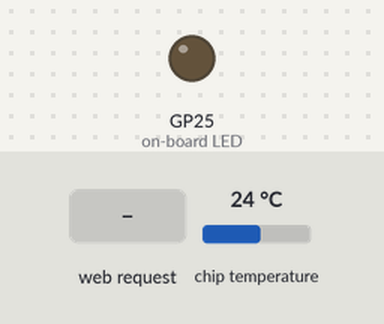
The program below on a simulated Raspberry Pi Pico running MicroPython. On the bench: output pins drawn as LEDs (lit = HIGH). Inputs (shaded band) come from the test bench; at power-on: chip temperature 24 °C. WiFi joins after 1.5 s; what the program prints to the serial console is not drawn.

Above: at 3.2 s.
3.3 s: HTTP request GET /lighton? received
At 4.5 s:
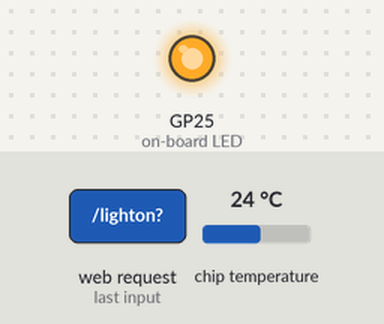
4.8 s: HTTP request GET /lightoff? received
At 5.8 s:
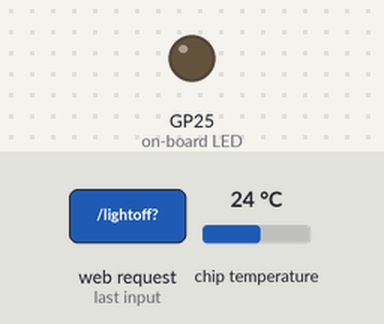
Timing chart, 0 to 7.8 s (numbered marks = the images above; inputs shaded):
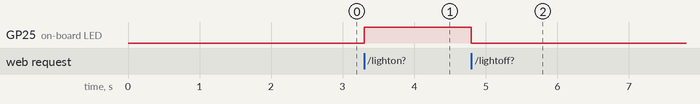

The program:

web-pico-led.py
```python
# 필요한 모듈을 가져옵니다.
import network  # 네트워크 연결에 필요한 모듈
import socket  # 소켓 통신에 필요한 모듈
from time import sleep  # 잠시 멈춤을 위해 사용하는 모듈
from picozero import pico_temp_sensor, pico_led  # Pico에서 온도 센서와 LED 제어 모듈
import machine  # 하드웨어 제어를 위한 모듈

# Wi-Fi 네트워크 정보 (SSID와 비밀번호 설정)
ssid = '####' # 와이파이 이름 입력
password = '####' # 와이파이 비밀번호

def connect():
    # Wi-Fi에 연결하는 함수
    wlan = network.WLAN(network.STA_IF)  # WLAN 인터페이스 생성 (STA 모드)
    wlan.active(True)  # WLAN 활성화
    wlan.connect(ssid, password)  # 설정된 Wi-Fi 네트워크에 연결
    while not wlan.isconnected():  # 연결이 완료될 때까지 대기
        print('Waiting for connection...')
        sleep(1)
    ip = wlan.ifconfig()[0]  # 연결된 Wi-Fi의 IP 주소를 가져옴
    print(f'Connected on {ip}')  # 연결 성공 메시지 출력
    return ip  # IP 주소 반환

def open_socket(ip):
    # 소켓을 열고 준비하는 함수
    address = (ip, 80)  # IP 주소와 포트 설정 (80번 포트 사용)
    connection = socket.socket()  # 소켓 객체 생성
    connection.setsockopt(socket.SOL_SOCKET, socket.SO_REUSEADDR, 1)  # 소켓 재사용 설정
    connection.bind(address)  # 소켓과 IP 주소 및 포트를 바인딩
    connection.listen(1)  # 연결 대기 (최대 1개의 클라이언트 대기 가능)
    return connection  # 소켓 객체 반환

def webpage(temperature, state):
    # HTML 페이지 템플릿 생성 함수
    html = f"""
            <!DOCTYPE html>
            <html>
            <head>
                <title>Pico Server</title>
            </head>
            <body>
            <form action="./lighton">
            <input type="submit" value="Light on" />  <!-- LED를 켜는 버튼 -->
            </form>
            <form action="./lightoff">
            <input type="submit" value="Light off" />  <!-- LED를 끄는 버튼 -->
            </form>
            <p>LED is {state}</p>  <!-- LED의 상태 표시 -->
            <p>Temperature is {temperature}</p>  <!-- 현재 온도 표시 -->
            </body>
            </html>
            """
    return html  # HTML 코드 반환

def serve(connection):
    # 웹 서버를 시작하는 함수
    state = 'OFF'  # 초기 LED 상태는 OFF
    pico_led.off()  # LED 끄기
    temperature = 0  # 초기 온도는 0으로 설정
    while True:
        client = connection.accept()[0]  # 클라이언트 연결 수락
        request = client.recv(1024)  # 클라이언트 요청 수신 (최대 1024바이트)
        request = str(request)  # 요청 데이터를 문자열로 변환
        try:
            request = request.split()[1]  # 요청의 경로를 파싱
        except IndexError:
            pass
        # LED 제어 요청 처리
        if request == '/lighton?':  # '/lighton' 요청이 들어오면
            pico_led.on()  # LED를 켜고
            state = 'ON'  # 상태를 ON으로 변경
        elif request == '/lightoff?':  # '/lightoff' 요청이 들어오면
            pico_led.off()  # LED를 끄고
            state = 'OFF'  # 상태를 OFF로 변경
        temperature = pico_temp_sensor.temp  # 현재 온도를 읽어옴
        html = webpage(temperature, state)  # 응답 HTML 생성
        client.send(html)  # 클라이언트로 HTML 전송
        client.close()  # 클라이언트 연결 종료

# 메인 코드 실행
try:
    ip = connect()  # Wi-Fi 연결
    connection = open_socket(ip)  # 소켓 열기
    print(f"Server running at http://{ip}:80")  # 서버 실행 메시지 출력
    serve(connection)  # 웹 서버 시작
except KeyboardInterrupt:
    machine.reset()  # 키보드 인터럽트(Ctrl+C) 발생 시 Pico 재부팅
```

Measured:
- after the input at 3.3 s, GP25 (on-board LED): LOW → HIGH at once
- after the input at 4.8 s, GP25 (on-board LED): HIGH → LOW at once
